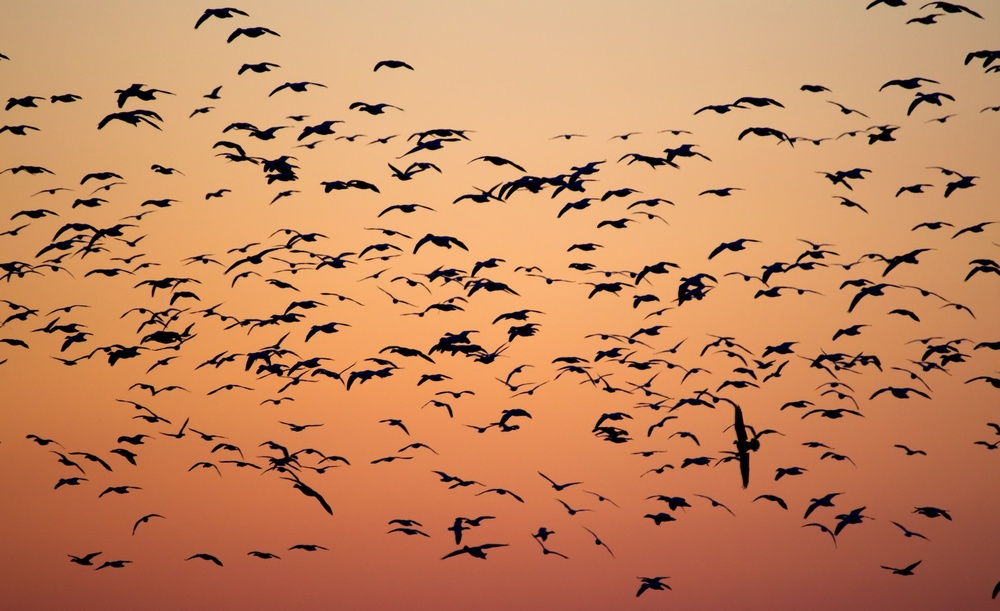
#> input picture Lesson_9_contours/birds.jpg, 1000 x 611 px, shrunk from 1920 x 1174 before the run
$ python contour.py
#> lines starting #> are read from the running program, lines starting #| are printed output that depends on the picture; after the words box and inside, x2 and y2 are one past the last pixel; in counts of white or black regions, pixels touching at a corner belong together
import os
import cv2

img = cv2.imread(os.path.join('.','birds.jpg'))
#> img is the input picture: shape (611, 1000, 3); mean B, G, R 94.3, 134.4, 196.7

#Threshold, into White for detection
img_gray = cv2.cvtColor(img, cv2.COLOR_BGR2GRAY)
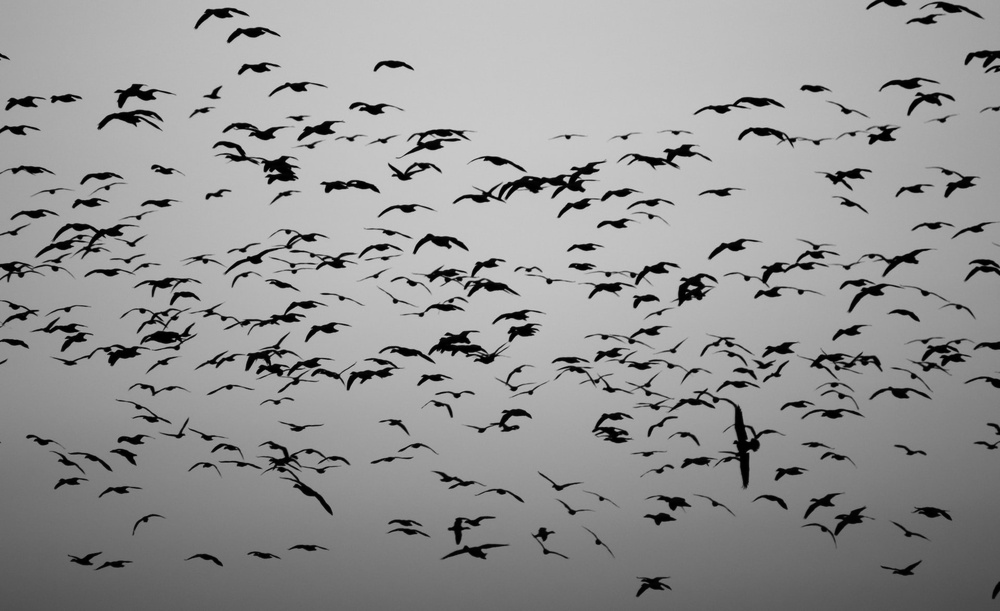
#> img_gray: shape (611, 1000); min 0, max 218, mean 148.5
# thresh = cv2.adaptiveThreshold(img_gray, 255, cv2.ADAPTIVE_THRESH_GAUSSIAN_C, cv2.THRESH_BINARY_INV, 21 ,30)
ret, thresh = cv2.threshold(img_gray, 80, 255, cv2.THRESH_BINARY_INV)
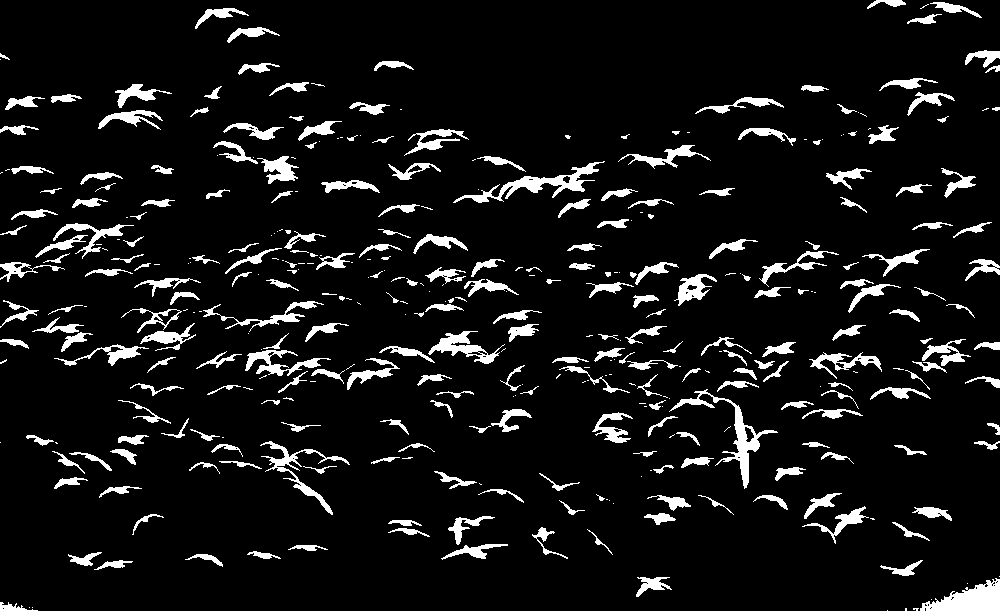
#> thresh: shape (611, 1000); 8.1% white; 386 white regions (131 under 20 px)

contours, heirarchy = cv2.findContours(thresh, cv2.RETR_TREE, cv2.CHAIN_APPROX_SIMPLE)
#> contours = 453 contours, 219 with area under 20; largest, box (x1, y1, x2, y2) and area: (920, 578, 1000, 611) 1396, (669, 389, 778, 489) 1217, (453, 161, 605, 203) 1182, (428, 331, 505, 364) 752, (260, 441, 350, 515) 672

for cnt in contours:
    #prints out the contour sizes, or the area of each bird
    print(cv2.contourArea(cnt))
    if cv2.contourArea(cnt) > 200:
        #This works for the orginal image
        # cv2.drawContours(img, cnt, -1, (0, 255, 0), 1)

        #Makes a box around the contours
        x, y, w, h = cv2.boundingRect(cnt)

        # Based off the Thresh we apply the boxes onto the main image
        cv2.rectangle(img, (x, y), (x + w, y + h), (0, 255, 0), 2)
#> this loop made 453 passes
#> (x, y, w, h) on passes 10, 24, 33, 40, 43, 47, 54, 56, 87, 103, 106, 122: (920, 578, 80, 33), (636, 577, 36, 20), (441, 544, 67, 16), (448, 516, 47, 29), (912, 507, 40, 14), (802, 506, 67, 38), (647, 495, 44, 16), (804, 493, 38, 26), (260, 441, 90, 74), (592, 412, 41, 31), (491, 409, 41, 23), (669, 389, 109, 100)
#> cnt on passes 1, 3, 4, 5, 7, 8: [[887, 610]], [[905, 608], [905, 610], [906, 610], [906, 608]], [[32, 607]], [[29, 607]], [[2, 608], [3, 607], [4, 608], [3, 609]], [[931, 599]]
#| 0.0
#| 4.5
#| 2.0
#| 0.0
#| 0.0
#| 110.0
#| 2.0
#| 0.0
#> (further printed lines are left out)
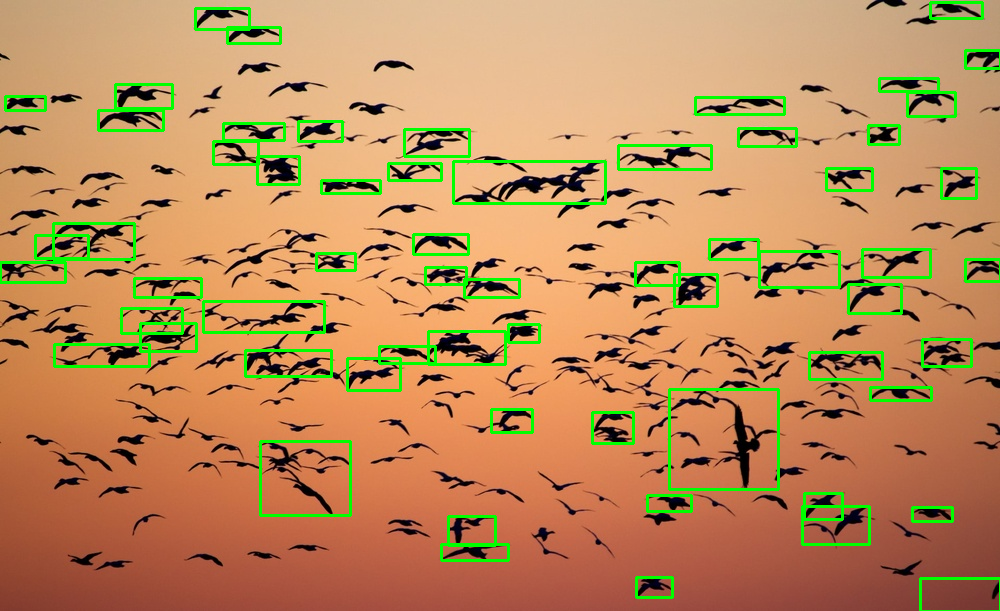
#> img: shape (611, 1000, 3); 4.95% of pixels changed, all inside (x1, y1, x2, y2) = (0, 1, 1000, 611)

cv2.imshow('image', img)
cv2.imshow('thresh', thresh)
cv2.waitKey(0)
